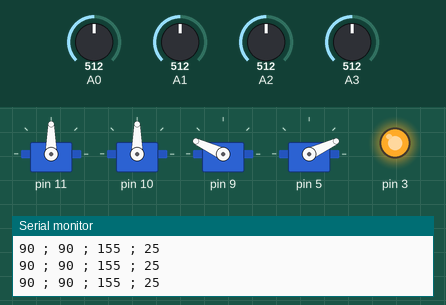
A sketch run on a simulated Arduino Uno, built with avr-gcc and run on an emulated ATmega328P. Shown: 4 × servo, output pins drawn as LEDs (lit = HIGH), the last lines printed to the serial monitor. Inputs (shaded band) come from the test bench; at power-on: A3 = 512, A0 = 512, A2 = 512, A1 = 512.

Above: at 1.2 s.
1.3 s: A3 set to 426
2.8 s: A3 set to 404
At 3.6 s:
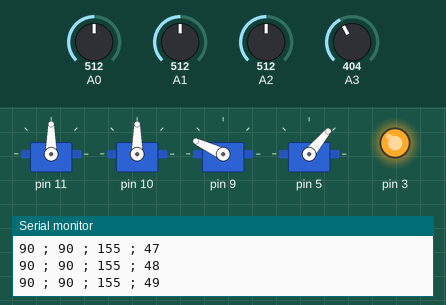
At 4.23 s:
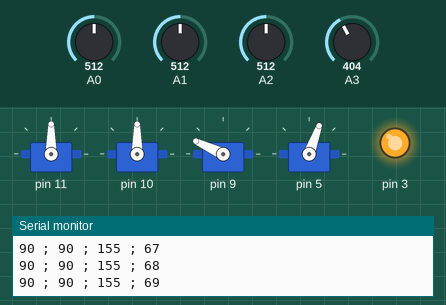
5.8 s: A0 set to 423
8.8 s: A0 set to 400
At 11.7 s:
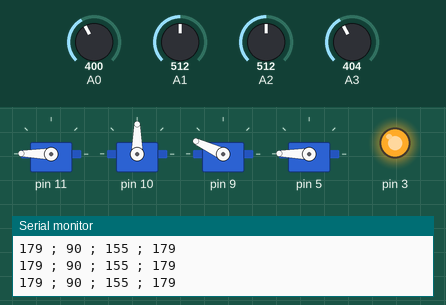
11.8 s: A2 set to 421
14.8 s: A2 set to 399
At 16.2 s:
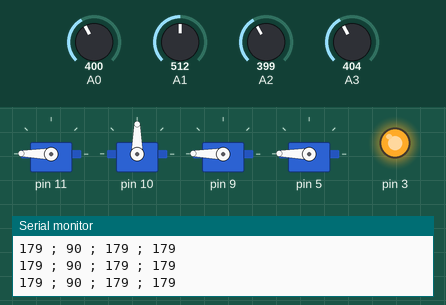
Timing chart, 0 to 17.8 s (numbered marks = the images above; inputs shaded):
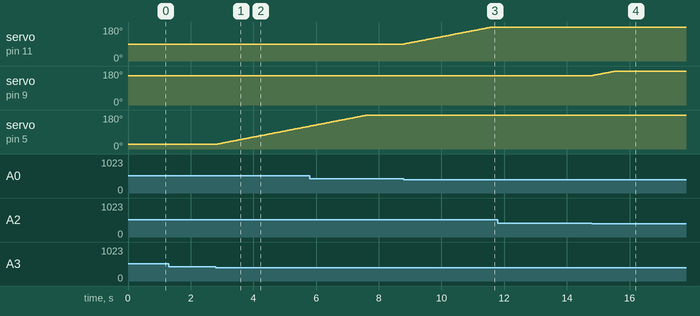

The sketch:

MeArm.ino
```cpp
/*
  Code extracted from:

  https://www.instructables.com/meArmJoystick-en/
*/

#include <Servo.h>
const int SERVOS = 4;
int PIN[SERVOS], value[SERVOS], idle[SERVOS], currentAngle[SERVOS], MIN[SERVOS], MAX[SERVOS], INITANGLE[SERVOS];
Servo myservo[SERVOS];
int afrom[] = {90, 35, 135}, ato[] = {20, 140, 110}, amiddle[] = {20, 35, 135}, afinal[] = {179,75,95}, aafterfinal[] = {179,35,135};
int DELAYTIME = 200;

void setup() {
  Serial.begin(57600);
  pinMode(3, OUTPUT);
  digitalWrite(3, HIGH);

  PIN[0] = 11;
  MIN[0] = 0;
  MAX[0] = 179;
  INITANGLE[0] = 90;
  PIN[1] = 10;
  MIN[1] = 35;
  MAX[1] = 179;
  INITANGLE[1] = 90;
  PIN[2] = 9;
  MIN[2] = 90;
  MAX[2] = 179;
  INITANGLE[2] = 155;
  PIN[3] = 5;
  MIN[3] = 0;
  MAX[3] = 179;
  INITANGLE[3] = 25;

  for (int i = 0; i < SERVOS; i++){
    myservo[i].attach(PIN[i]);
    myservo[i].write(INITANGLE[i]);
    value[i] = 0;
    idle[i] = 0;
  }
  /*
  delay(1000);
  for (int i = 0; i < 5; i++){
    closeclaw(false);
    armfromto(afrom, ato);
    closeclaw(true);
    delay(DELAYTIME);
    armfromto(ato, amiddle);
    delay(DELAYTIME);
    armfromto(amiddle, afinal);
    closeclaw(false);
    delay(DELAYTIME);
    armfromto(afinal, aafterfinal);
    delay(DELAYTIME);
    armfromto(aafterfinal, afrom);
    delay(DELAYTIME);
  }

  for (int i = 0; i < 0; i++){
    armfromto(afrom, ato);
    delay(DELAYTIME);
    armfromto(ato, afinal);
    delay(DELAYTIME);
    armfromto(afinal, afrom);
    delay(DELAYTIME);
  }
  */
}

void loop() {

  for (int i = 0; i < SERVOS; i++){
    value[i] = analogRead(i);
    currentAngle[i] = myservo[i].read();

    if (value[i] > 612) {
      idle[i] = 0;

      if (currentAngle[i] > MIN[i]) --currentAngle[i];
      if (!myservo[i].attached()){
        myservo[i].attach(PIN[i]);
      }
      myservo[i].write(currentAngle[i]);
    } else if (value[i] < 412) {
      idle[i] = 0;
      if (currentAngle[i] < MAX[i]) ++currentAngle[i];
      if (!myservo[i].attached()){
        myservo[i].attach(PIN[i]);
      }
      myservo[i].write(currentAngle[i]);
    } else {
      ++idle[i];
    }
    if (idle[i] > 100){
      myservo[i].detach();
      idle[i] = 0;
    }
  }

  delay(30);

  Serial.print(currentAngle[0]);
  Serial.print(" ; ");
  Serial.print(currentAngle[1]);
  Serial.print(" ; ");
  Serial.print(currentAngle[2]);
  Serial.print(" ; ");
  Serial.println(currentAngle[3]);

}

void armfromto(int *arrf, int *arrt){
  int lp[3], seg = 3, sign;

  for (int i = 0; i < 3; i++){
    lp[i] = abs((arrt[i] - arrf[i])/seg);
  }

  //delay(DALAYTIME);
  for (int i = 0; i < 3; i++){
    sign = arrt[i] - arrf[i] > 0 ? 1 : -1;
    for (int j = 0; j < lp[i]; j++){
      myservo[i].write(arrf[i]+j*seg*sign);
      delay(20);
    }
    delay(DELAYTIME);
  }
}

void closeclaw(boolean op){
  if (op){
    myservo[3].write(23);
  } else {
    myservo[3].write(45);
  }
}
```

Measured:
- the behaviour switches between 412 and 411 on A3 (found by bisection; images 0 and 1)
- the behaviour switches between 412 and 411 on A0 (found by bisection; images 2 and 3)
- the behaviour switches between 412 and 411 on A2 (found by bisection; images 3 and 4)
- after the input at 2.8 s, servo on pin 5: moves from 25° to 121° over 3.0 s, starting at once
- after the input at 8.8 s, servo on pin 11: moves from 90° to 179° over 2.8 s, starting at once
- after the input at 14.8 s, servo on pin 9: moves from 155° to 179° over 0.72 s, starting at once
